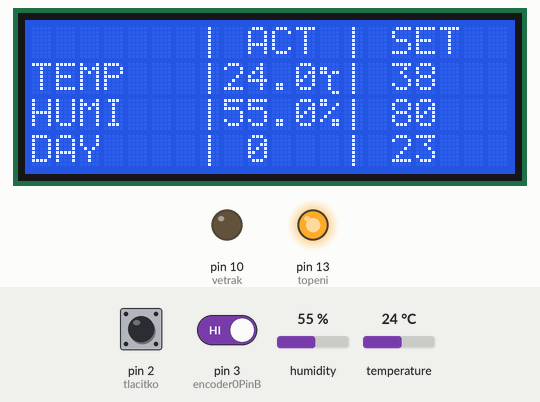
This sketch was run on a simulated Arduino Uno, built with avr-gcc and run on an emulated ATmega328P. On the bench: 20×4 character LCD, output pins drawn as LEDs (lit = HIGH). Inputs (shaded band) come from the test bench; at power-on: humidity 55 %, temperature 24 °C, pin 2 (tlacitko) HIGH, pin 3 (encoder0PinB) HIGH. What the sketch prints to the serial monitor is not drawn.

Above: at 1.2 s.
1.3 s: humidity set to 78 %
At 2.8 s:
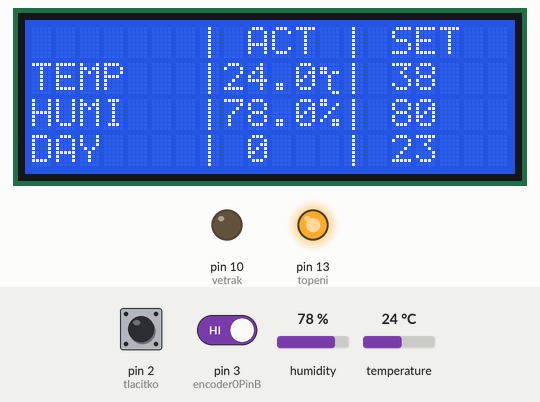
3.2 s: humidity set to 81 %
At 4.8 s:
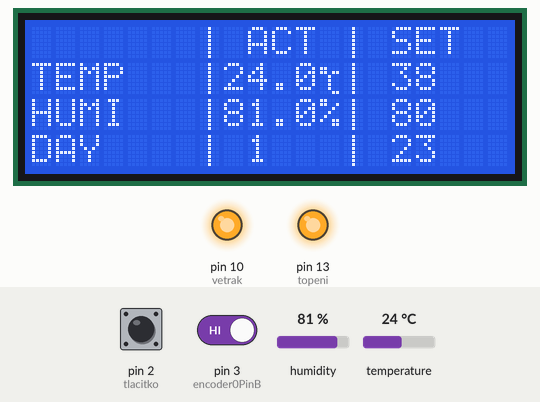
6.2 s: temperature set to 37.1 °C
At 9.0 s:
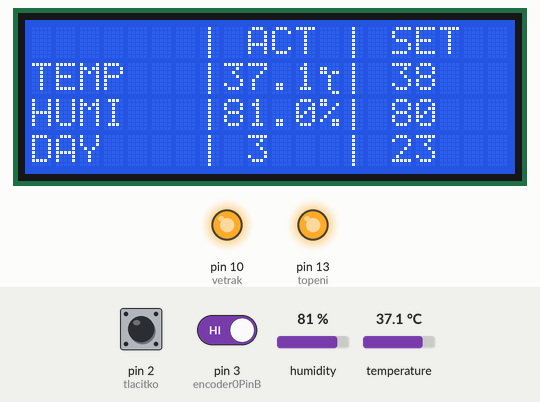
9.2 s: temperature set to 38.6 °C
At 11.1 s:
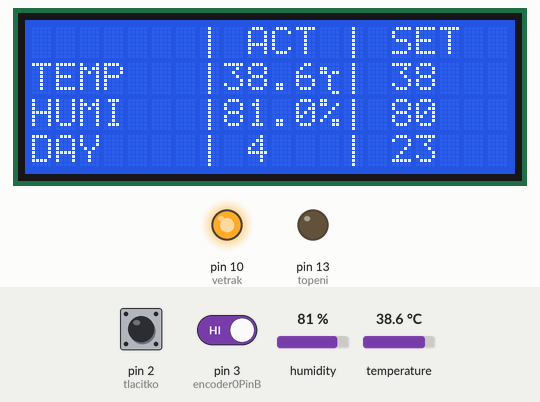
12.2 s: pin 2 (tlacitko) pulled LOW for 0.55 s
At 12.66 s:
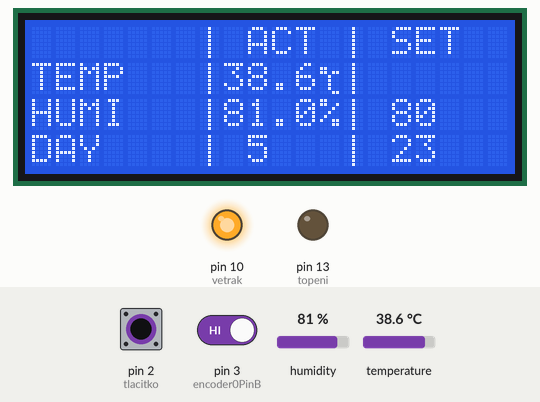
14.2 s: pin 2 (tlacitko) pulled LOW for 1 s
At 15.43 s:
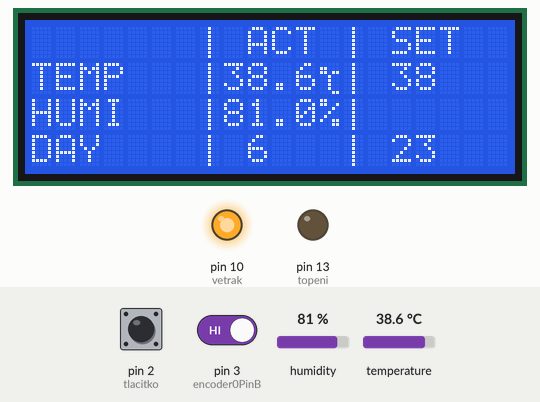
Timing chart, 0 to 17.2 s (numbered marks = the images above; inputs shaded):
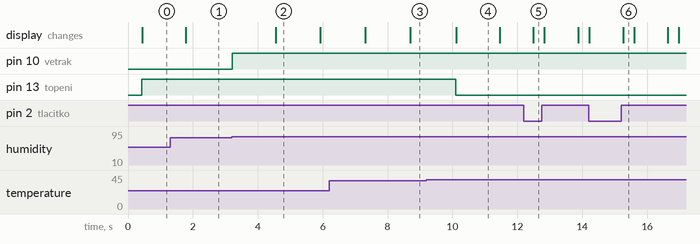

Measured:
- the behaviour switches between 79 and 80 % on humidity (found by bisection; images 1 and 2)
- the behaviour switches between 37.9 and 38 °C on temperature (found by bisection; images 3 and 4)
- after the input at 1.3 s, the display: changes after 0.49 s (image 1)
- after the input at 3.2 s, pin 10 (vetrak): LOW → HIGH at once
- after the input at 6.2 s, the display: first changes after 1.1 s (image 3 shows a later state)
- after the input at 9.2 s, pin 13 (topeni): HIGH → LOW after 0.90 s
- after the input at 12.2 s, the display: changes after 0.30 s (image 5)

The sketch:

pokusne01112.ino
```cpp
#include <Wire.h>                                     //přidání knihoven pro komunikaci s čidlem a arduinem
#include <AM2320.h>                                   //přidání knihoven pro komunikaci s čidlem a arduinem
#include <LiquidCrystal.h>                            //přidání knihoven pro komunikaci s čidlem a arduinem
AM2320 th;                                            //
LiquidCrystal lcd(A0,A1,A2,5,A3,4);           //
int topeni=13;                                        //nadefinování jednotek
int vetrak=10;                                        //nadefinování jednotek
int teplota=0;                                        //nadefinování jednotek
int vlhkost=0;                                        //nadefinování jednotek
unsigned long cas;                                    //
int settemp=38;
int sethumi=80;
int setdays=23;
int tlacitko=2;
int tl=0;
bool stav=0;
int menu = 0;
int val;
int encoder0PinB = 3;
int encoder0PinA = 9;
int encoder0Pos = 0;
int encoder0PinALast = LOW;
int n = LOW;

//................................................................................................................
byte stupen[8] = {
B00000,
B11000,
B11011,
B00100,
B00100,
B00100,
B00100,
B00011
};
byte cara[8] = {
  B00100,
  B00100,
  B00100,
  B00100,
  B00100,
  B00100,
  B00100,
  B00100 };
//....................................................//nastavovací smyčka
void setup() {                                        //
 pinMode(topeni, OUTPUT);                             //
 pinMode(vetrak, OUTPUT);                             //
 pinMode(tlacitko, INPUT_PULLUP);
 Wire.begin();                                        //
  Serial.begin(9600);                                 //
  lcd.begin(20, 4);                                   //nadefinování psaní na určitou pozici na řádku
 // teplota=28;                                         //hodnota pro teplotu která se nesmí překročit
 // vlhkost=50;                                         //hodnota pro vlhkost která se nesmí překročit
  lcd.createChar(0, stupen);
  lcd.write(byte(0));                                                 //
  lcd.createChar(1, cara);
  lcd.write(byte(0));
  pinMode (encoder0PinA, INPUT);
  pinMode (encoder0PinB, INPUT);

attachInterrupt(digitalPinToInterrupt(encoder0PinB), blink, RISING);
attachInterrupt(digitalPinToInterrupt(tlacitko), protlacitko, CHANGE);
}                                                     //
//....................................................//
void loop() {

Serial.print ("menu");
Serial.println (menu);
Serial.print ("stav");
Serial.println (stav);
Serial.print ("tlacitko");
Serial.println (tl);
delay(200);
  th.measure();    //
  delay(50);                                          //zpoždění na "nastartování" senzoru
  int day=cas/84400;                                  //definování jednotky day
//....................................................//sekce pro měření a sekce pro promítnutí na display základních veličin (teplota, vlhkost)
lcd.setCursor(15, 1);                            //nastavení kurzoru pro napsání "humi."
      lcd.print(settemp);                           //promítnutí nápisu "humi" na display
lcd.setCursor(15, 2);                            //nastavení kurzoru pro napsání "humi."
      lcd.print(sethumi);
lcd.setCursor(15, 3);                            //nastavení kurzoru pro napsání "humi."
      lcd.print(setdays);
//..............................................................................
      cas = (millis() /1000*43200);                         //čas v rámci funkce milis vydělit 1000 abych měl sekundy86400
      Serial.println(cas);                            //
      lcd.setCursor(0, 1);                            //nastavení kurzoru pro napsání "temp."
      lcd.print("TEMP");                             //promítnutí nápisu "temp" na display
      lcd.setCursor(8,1);                             //nastavení kurzoru na promítnutí teploty
      lcd.print(th.getTemperature());                               //promítnutí teploty na display

      lcd.setCursor(13, 0);                           //nastavení kurzoru pro promítnutí znaku stupně
      lcd.print((char)1);
      lcd.setCursor(13, 1);                           //nastavení kurzoru pro promítnutí znaku stupně
      lcd.print((char)1);
	  lcd.setCursor(13, 2);                           //nastavení kurzoru pro promítnutí znaku stupně
      lcd.print((char)1);
      lcd.setCursor(13, 3);                           //nastavení kurzoru pro promítnutí znaku stupně
      lcd.print((char)1);

	  lcd.setCursor(7, 0);                           //nastavení kurzoru pro promítnutí znaku stupně
      lcd.print((char)1);
	  lcd.setCursor(7, 1);                           //nastavení kurzoru pro promítnutí znaku stupně
      lcd.print((char)1);
	  lcd.setCursor(7, 2);                           //nastavení kurzoru pro promítnutí znaku stupně
      lcd.print((char)1);
	  lcd.setCursor(7, 3);                           //nastavení kurzoru pro promítnutí znaku stupně
      lcd.print((char)1);


lcd.setCursor(9, 0);                            //nastavení kurzoru pro napsání "humi."
      lcd.print("ACT");
      lcd.setCursor(12, 1);                           //nastavení kurzoru pro promítnutí znaku stupně
      lcd.print((char)0);                             //promítnutí stupně na display
      lcd.setCursor(0, 2);                            //nastavení kurzoru pro napsání "humi."
      lcd.print("HUMI");                           //promítnutí nápisu "humi" na display
      lcd.setCursor(8, 2);                            //nastavení kurzoru pro promítnutí vlhkosti
      lcd.print(th.getHumidity());                             //promítnutí vlhkosti na display
      lcd.setCursor(12, 2);                           //nastavení kurzoru pro promítnutí znaku "%"
      lcd.print("%");                                 //promítnutí znaku "%" ma display
      lcd.setCursor(0, 3);                            //nastavení kurzoru pro napsání "humi."
      lcd.print("DAY");                             //promítnutí nápisu "humi" na display
     lcd.setCursor(15, 0);
      lcd.print("SET");
//....................................................//vypisování dnů na display
if (day<10)                                           //pokud je den menší jak 10
 {    lcd.setCursor(9,3 );                           //začni to číslo psát na pozici 15,1
      lcd.print(day);                                 //promítni to na display
    }
else                                                  //nebo
  {
 lcd.setCursor(8,3);                                //začni vypisovat číslo na pozici 14,1
      lcd.print(day);                                 //promítni to na display
      }
      Serial.println(day);                            //promítni day do vnitřku programu
//..............................................................................................................//smyčka 1.
    if( day <= setdays){                             //když je čas menší jak 1814400
//..............................................................................................................//smyčka 2.
      if(th.getTemperature() < settemp)                              //když je moc chladno
      {
        digitalWrite(topeni, HIGH);                   //topení pustit
         Serial.println("topi");                      //napsat do vnitřního programu "topí"
      }
      else                                            //nebo
      {
        digitalWrite(topeni, LOW);                    //topení vypnout
         Serial.println("netopi");                    //napsat do vnitřního programu "netopí"
      }
             if(th.getHumidity() < sethumi)                       //když je vlhkost menší
      {
        digitalWrite(vetrak, LOW);                    //vypni větrák
         Serial.println("nevetra");                   //promítni do vnitřního programu "nevětrá"
      }
      else                                            //nebo
      {
        digitalWrite(vetrak, HIGH);                   //zapni větrák
         Serial.println("vetra");                     //napsat do vnitřního programu "větrá"

      }


//................................................................................................................//smyčka 1.
      }
      else                                            //nebo
     {
      digitalWrite(topeni, LOW);                      //topení vypnuto
      digitalWrite(vetrak, LOW);                      //větrání vypnuto
      Serial.println("vypnuto");                      //vypisování vypnuto
      }
      delay(1000);                                   //doba čekání
//.......................................................................................................
switch (menu){
case 1:
lcd.setCursor(15, 1);                            //nastavení kurzoru pro napsání "humi."
      lcd.print ("  ");
   //promítnutí nápisu "humi" na display
break; //po provedení této části konstrukce switch končí
case 2:
lcd.setCursor(15, 2);                            //nastavení kurzoru pro napsání "humi."
      lcd.print ("  ");
           //promítnutí nápisu "humi" na display
break;
case 3:
lcd.setCursor(15, 3);                            //nastavení kurzoru pro napsání "humi."
      lcd.print ("  ");
                        //promítnutí nápisu "humi" na display
      break;
case 4:
      break;
}


}


void blink() {
	n = digitalRead(encoder0PinA);
	if ((encoder0PinALast == LOW) && (n == HIGH)) {

		// Snížení hodnoty
		if (digitalRead(encoder0PinB) == LOW) {
			if (menu == 1){
				settemp--;
			}
			else if(menu == 2){
				sethumi--;
			}
			else if(menu == 3){
				setdays--;
			}
		}

		// Zvýšení hodnoty
		else {
			if (menu == 1){
				settemp++;
			}
			else if(menu == 2){
				sethumi++;
			}
			else if(menu == 3){
				setdays++;
			}
		}
	}
	encoder0PinALast = n;
}

void protlacitko() {
	tl = digitalRead(tlacitko);
	while ( tl == 0 && stav == 0 ){
		++menu;
		stav=1;
	}
	while( tl == 1 && stav == 1 ){
		stav = 0;
	}
	while (menu >=5){
		menu = 1;
	}
}
```
